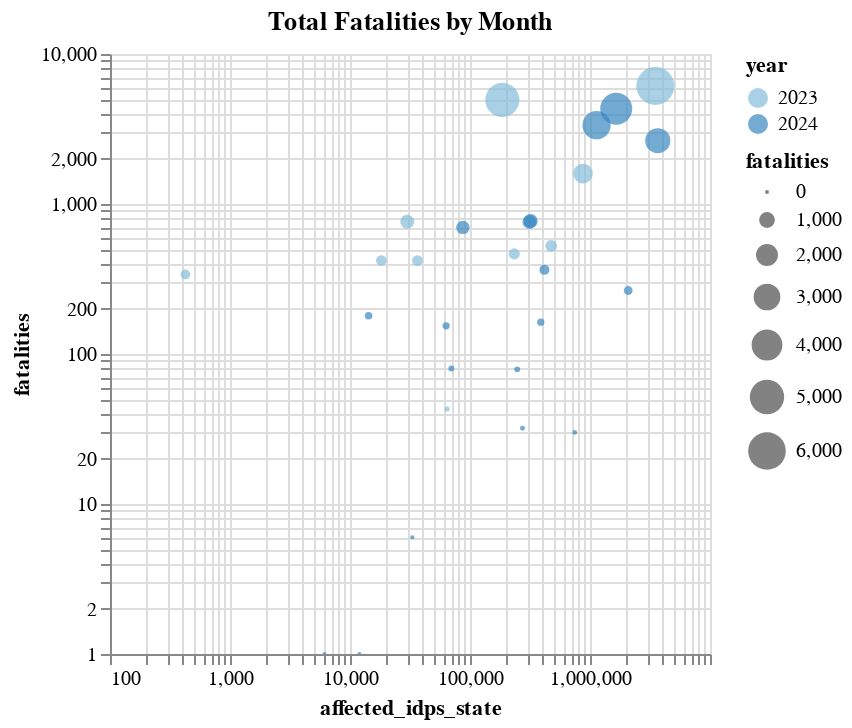

Notebook cell for this chart:
### Code cell
alt.Chart(acled_idp_origin).mark_circle().encode(
    x=alt.X('affected_idps_state:Q', scale=alt.Scale(type='log')),
    y=alt.Y('fatalities:Q', scale=alt.Scale(type='log')),
    color='year:O',
    size='fatalities:Q'
).properties(
    title='Total Fatalities by Month'
).interactive()

### Figure 1 — Vega-Lite specification as saved in the notebook (floating-point values rounded to 4 significant figures)
{"config": {"view": {"continuousWidth": 300, "continuousHeight": 300}}, "data": {"name": "data-f1811374f392f3e813026bcc5ad31e53"}, "mark": {"type": "circle"}, "encoding": {"color": {"field": "year", "type": "ordinal"}, "size": {"field": "fatalities", "type": "quantitative"}, "x": {"field": "affected_idps_state", "scale": {"type": "log"}, "type": "quantitative"}, "y": {"field": "fatalities", "scale": {"type": "log"}, "type": "quantitative"}}, "params": [{"name": "param_14", "select": {"type": "interval", "encodings": ["x", "y"]}, "bind": "scales"}], "title": "Total Fatalities by Month", "$schema": "https://vega.github.io/schema/vega-lite/v5.20.1.json", "datasets": {"data-f1811374f392f3e813026bcc5ad31e53": [{"state_origin": "Aj Jazirah", "affected_idps_state": 425.0, "admin1Name": "Aj Jazirah", "year": 2023, "numPresentIdpInd": 518711, "fatalities": 339, "event_date": 290}, {"state_origin": "Central Darfur", "affected_idps_state": 234000.0, "admin1Name": "Central Darfur", "year": 2023, "numPresentIdpInd": 794031, "fatalities": 465, "event_date": 235}, {"state_origin": "East Darfur", "affected_idps_state": 64440.0, "admin1Name": "East Darfur", "year": 2023, "numPresentIdpInd": 513670, "fatalities": 43, "event_date": 52}, {"state_origin": "Khartoum", "affected_idps_state": 3504000.0, "admin1Name": "Khartoum", "year": 2023, "numPresentIdpInd": 37870, "fatalities": 6126, "event_date": 3480}, {"state_origin": "North Darfur", "affected_idps_state": 474500.0, "admin1Name": "North Darfur", "year": 2023, "numPresentIdpInd": 1139015, "fatalities": 526, "event_date": 354}, {"state_origin": "North Kordofan", "affected_idps_state": 29990.0, "admin1Name": "North Kordofan", "year": 2023, "numPresentIdpInd": 178638, "fatalities": 762, "event_date": 232}, {"state_origin": "South Darfur", "affected_idps_state": 874500.0, "admin1Name": "South Darfur", "year": 2023, "numPresentIdpInd": 1561921, "fatalities": 1595, "event_date": 400}, {"state_origin": "South Kordofan", "affected_idps_state": 36420.0, "admin1Name": "South Kordofan", "year": 2023, "numPresentIdpInd": 325785, "fatalities": 420, "event_date": 176}, {"state_origin": "West Darfur", "affected_idps_state": 185900.0, "admin1Name": "West Darfur", "year": 2023, "numPresentIdpInd": 228111, "fatalities": 4940, "event_date": 328}, {"state_origin": "West Kordofan", "affected_idps_state": 18250.0, "admin1Name": "West Kordofan", "year": 2023, "numPresentIdpInd": 251450, "fatalities": 420, "event_date": 178}, {"state_origin": "White Nile", "affected_idps_state": null, "admin1Name": "White Nile", "year": 2023, "numPresentIdpInd": 509938, "fatalities": 48, "event_date": 66}, {"state_origin": "Aj Jazirah", "affected_idps_state": 1134000.0, "admin1Name": "Aj Jazirah", "year": 2024, "numPresentIdpInd": 282161, "fatalities": 3353, "event_date": 1248}, {"state_origin": "Blue Nile", "affected_idps_state": 273700.0, "admin1Name": "Blue Nile", "year": 2024, "numPresentIdpInd": 363878, "fatalities": 32, "event_date": 32}, {"state_origin": "Central Darfur", "affected_idps_state": 746600.0, "admin1Name": "Central Darfur", "year": 2024, "numPresentIdpInd": 742695, "fatalities": 30, "event_date": 88}, {"state_origin": "East Darfur", "affected_idps_state": 247600.0, "admin1Name": "East Darfur", "year": 2024, "numPresentIdpInd": 544698, "fatalities": 79, "event_date": 72}, {"state_origin": "Gedaref", "affected_idps_state": 14280.0, "admin1Name": "Gedaref", "year": 2024, "numPresentIdpInd": 1043530, "fatalities": 180, "event_date": 121}, {"state_origin": "Kassala", "affected_idps_state": 6126.0, "admin1Name": "Kassala", "year": 2024, "numPresentIdpInd": 313285, "fatalities": 1, "event_date": 33}, {"state_origin": "Khartoum", "affected_idps_state": 3672000.0, "admin1Name": "Khartoum", "year": 2024, "numPresentIdpInd": 98331, "fatalities": 2642, "event_date": 2303}, {"state_origin": "North Darfur", "affected_idps_state": 1654000.0, "admin1Name": "North Darfur", "year": 2024, "numPresentIdpInd": 1588645, "fatalities": 4319, "event_date": 987}, {"state_origin": "North Kordofan", "affected_idps_state": 87250.0, "admin1Name": "North Kordofan", "year": 2024, "numPresentIdpInd": 202960, "fatalities": 698, "event_date": 229}, {"state_origin": "Northern", "affected_idps_state": 11960.0, "admin1Name": "Northern", "year": 2024, "numPresentIdpInd": 553708, "fatalities": 1, "event_date": 54}, {"state_origin": "Red Sea", "affected_idps_state": 33040.0, "admin1Name": "Red Sea", "year": 2024, "numPresentIdpInd": 264029, "fatalities": 6, "event_date": 80}, {"state_origin": "River Nile", "affected_idps_state": 69920.0, "admin1Name": "River Nile", "year": 2024, "numPresentIdpInd": 1009564, "fatalities": 80, "event_date": 107}, {"state_origin": "Sennar", "affected_idps_state": 320400.0, "admin1Name": "Sennar", "year": 2024, "numPresentIdpInd": 180576, "fatalities": 771, "event_date": 360}, {"state_origin": "South Darfur", "affected_idps_state": 2080000.0, "admin1Name": "South Darfur", "year": 2024, "numPresentIdpInd": 1671757, "fatalities": 265, "event_date": 196}, {"state_origin": "South Kordofan", "affected_idps_state": 417000.0, "admin1Name": "South Kordofan", "year": 2024, "numPresentIdpInd": 380766, "fatalities": 364, "event_date": 117}, {"state_origin": "West Darfur", "affected_idps_state": 388800.0, "admin1Name": "West Darfur", "year": 2024, "numPresentIdpInd": 283957, "fatalities": 163, "event_date": 92}, {"state_origin": "West Kordofan", "affected_idps_state": 312700.0, "admin1Name": "West Kordofan", "year": 2024, "numPresentIdpInd": 376836, "fatalities": 759, "event_date": 248}, {"state_origin": "White Nile", "affected_idps_state": 63260.0, "admin1Name": "White Nile", "year": 2024, "numPresentIdpInd": 577334, "fatalities": 154, "event_date": 162}]}}
